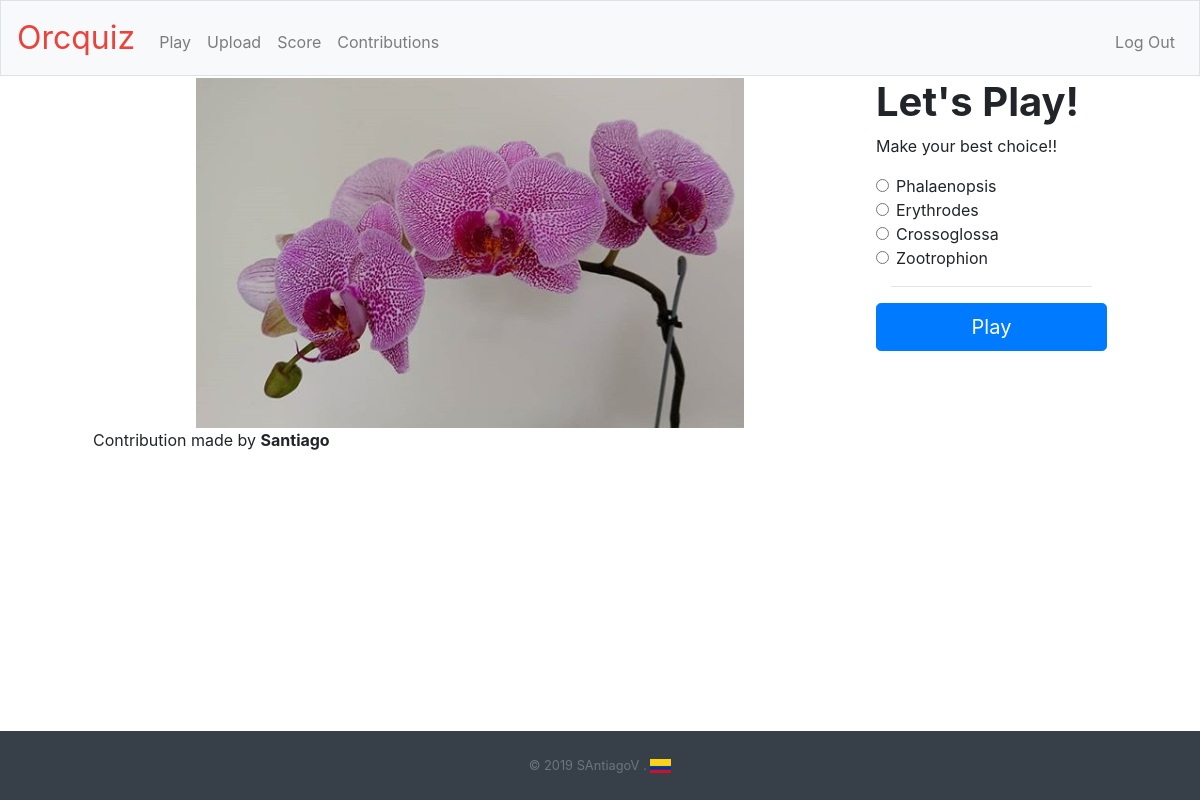
The page / (signed in) on the database its author committed.
### tables this page shows
CREATE TABLE 'contributions' ('id_contribution' integer PRIMARY KEY AUTOINCREMENT NOT NULL,'time_stamp' datetime DEFAULT CURRENT_TIMESTAMP,'file_name' text,'id' integer,'genera' text);

CREATE TABLE 'users' ('id' INTEGER PRIMARY KEY AUTOINCREMENT NOT NULL, 'username' TEXT NOT NULL, 'hash' TEXT NOT NULL, 'active' smallint DEFAULT NULL, 'points' INTEGER DEFAULT 50);

CREATE TABLE 'genera' ('id_genera' integer PRIMARY KEY AUTOINCREMENT NOT NULL, 'genera' text);

### application.py (the view)
@app.route("/", methods=["GET", "POST"])
@login_required
def index():
    id = session["user_id"]
    if request.method == "POST":
        if not request.form.get("selection"):
            return apology("must select a genera", 400)
        act = db.execute("SELECT active FROM users WHERE id = :id", id=id)
        active = act[0]["active"]
        selection = request.form.get("selection")
        cont = db.execute("SELECT * FROM contributions WHERE id_contribution = :id_contribution AND genera= :genera",
                          id_contribution=active,
                          genera=selection)
        if len(cont) != 0:
            value = 10
            type = "Correct"
        else:
            value = 0
            type = "Wrong"
        db.execute(
            """INSERT INTO "activities"(id,id_contribution,type,points, genera)
            VALUES(:id, :id_contribution, :type, :points, :genera)""",
            id=session["user_id"],
            id_contribution=active,
            genera=selection,
            type=type,
            points=value)
        db.execute(
            """UPDATE "users" SET points = points + :value WHERE id = :id""",
            value=value,
            id=id)
        return redirect("/")
    else:
        answer = db.execute(
            """SELECT * FROM contributions WHERE id_contribution IN (SELECT id_contribution FROM contributions ORDER BY RANDOM() LIMIT 1)""")
        for answer in answer:
            id_contribution = answer["id_contribution"]
            file_name = answer["file_name"]
            gen = answer["genera"]
            genera_pair = {'genera': gen}
            contributor = answer["id"]
        user_contributor = db.execute("SELECT username FROM users WHERE id = :id", id=contributor)
        user = user_contributor[0]["username"]
        db.execute(
            """UPDATE "users" SET active = :value WHERE id = :id""", value=id_contribution, id=id)
        options = []
        options = db.execute(
            """SELECT genera FROM genera WHERE id_genera IN (SELECT id_genera FROM genera ORDER BY RANDOM() LIMIT 3)""")
        options.append(genera_pair)
        shuffle(options)
        return render_template("index.html", genera=gen, options=options,
                               file_name=file_name, id_contribution=id_contribution, user=user)

### application.py (called while the page is built)
@app.after_request
def after_request(response):
    response.headers["Cache-Control"] = "no-cache, no-store, must-revalidate"
    response.headers["Expires"] = 0
    response.headers["Pragma"] = "no-cache"
    return response

### helpers.py (called while the page is built)
def login_required(f):
    @wraps(f)
    def decorated_function(*args, **kwargs):
        if session.get("user_id") is None:
            return redirect("/login")
        return f(*args, **kwargs)
    return decorated_function

### templates/index.html (shortened to what this page needs)
{% extends "layout.html" %}
{% block main %}
    <div class="container">
        <div class="row">
            <div class="col-sm-9">
                <img src="{{ url_for('static', filename='uploads/%s' % (file_name)) }}" class="img-fluid" alt="{{file_name }}"/>
                <p>Contribution made by <b>{{user }}</b></p>
            </div>
            <div class="col-sm-3">
                <h1><b>Let's Play!</b></h1>
                <p>Make your best choice!!</p>
                <form class="container" id="myform" action="/" method="post">
                    {% for options in options %}
                    <div class="row">
                        <div class="form-check">
                            <label class="form-check-label">
                                <input type="radio" class="form-check-input" id="selection" required="required"
                                    name="selection" value="{{ options["genera"] }}">{{ options["genera"] }}
                            </label>
                        </div>
                    </div>
                    {% endfor %}
                    <hr>
                    <div class="row">
                        <input type="submit" id="submit" name="submit" value="Play" class="btn btn-primary btn-lg btn-block">
                    </div>
                </form>
            </div>
        </div>
    </div>
{% endblock %}

### static/styles.css (style rules this page uses)
main img { max-width: 100%; }
p { text-align: justify; }
h1 { text-align: justify; }

### rows shown on the page
contributions: file_name (picture), genera "Phalaenopsis"
users: username "Santiago"
genera: genera "Erythrodes"
genera: genera "Crossoglossa"
genera: genera "Zootrophion"
